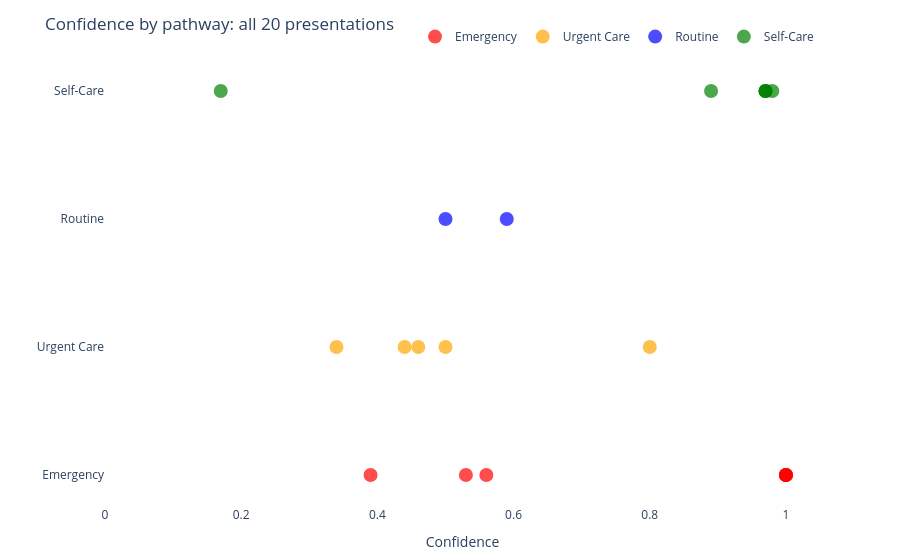

The cell this chart's notebook holds for it:
### Markdown cell above
## 9. Confidence by pathway

Each presentation as a point, showing confidence and assigned pathway.

### Code cell
fig3 = go.Figure()

for pathway, color in pathway_colors.items():
    subset = results_df[results_df["pathway"] == pathway]
    if subset.empty:
        continue
    fig3.add_trace(go.Scatter(
        x=subset["confidence"],
        y=subset["pathway"],
        mode="markers",
        name=pathway,
        marker=dict(color=color, size=14, opacity=0.7),
        text=subset["id"] + " (age " + subset["age"].astype(str) + ")<br>"
             + subset["band"],
        hoverinfo="text+x",
    ))

fig3.update_layout(
    title="Confidence by pathway: all 20 presentations",
    xaxis_title="Confidence",
    xaxis=dict(range=[0, 1.05]),
    yaxis_title="",
    plot_bgcolor="white",
    paper_bgcolor="white",
    font=dict(size=12),
    margin=dict(t=60, b=40),
    legend=dict(orientation="h", yanchor="bottom", y=1.02, xanchor="right", x=1),
)
fig3.show()

### Figure 1 — Plotly figure (JSON) as saved in the notebook; plotly's stock layout.template omitted (floating-point values rounded to 4 significant figures)
{"data": [{"hoverinfo": "text+x", "marker": {"color": "red", "opacity": 0.7, "size": 14}, "mode": "markers", "name": "Emergency", "text": ["P001 (age 58)<br>clear_emergency", "P002 (age 67)<br>clear_emergency", "P003 (age 34)<br>clear_emergency", "P004 (age 22)<br>clear_emergency", "P016 (age 82)<br>edge", "P019 (age 25)<br>edge", "P020 (age 55)<br>edge"], "type": "scatter", "x": [1.0, 1.0, 1.0, 1.0, 0.53, 0.56, 0.39], "y": ["Emergency", "Emergency", "Emergency", "Emergency", "Emergency", "Emergency", "Emergency"]}, {"hoverinfo": "text+x", "marker": {"color": "orange", "opacity": 0.7, "size": 14}, "mode": "markers", "name": "Urgent Care", "text": ["P005 (age 45)<br>clear_emergency", "P012 (age 52)<br>ambiguous", "P013 (age 38)<br>ambiguous", "P015 (age 29)<br>ambiguous", "P018 (age 31)<br>edge"], "type": "scatter", "x": [0.34, 0.5, 0.8, 0.44, 0.46], "y": ["Urgent Care", "Urgent Care", "Urgent Care", "Urgent Care", "Urgent Care"]}, {"hoverinfo": "text+x", "marker": {"color": "blue", "opacity": 0.7, "size": 14}, "mode": "markers", "name": "Routine", "text": ["P011 (age 44)<br>ambiguous", "P014 (age 60)<br>ambiguous"], "type": "scatter", "x": [0.5, 0.59], "y": ["Routine", "Routine"]}, {"hoverinfo": "text+x", "marker": {"color": "green", "opacity": 0.7, "size": 14}, "mode": "markers", "name": "Self-Care", "text": ["P006 (age 28)<br>clear_self_care", "P007 (age 35)<br>clear_self_care", "P008 (age 19)<br>clear_self_care", "P009 (age 42)<br>clear_self_care", "P010 (age 31)<br>clear_self_care", "P017 (age 7)<br>edge"], "type": "scatter", "x": [0.97, 0.97, 0.97, 0.89, 0.98, 0.17], "y": ["Self-Care", "Self-Care", "Self-Care", "Self-Care", "Self-Care", "Self-Care"]}], "layout": {"font": {"size": 12}, "legend": {"orientation": "h", "x": 1, "xanchor": "right", "y": 1.02, "yanchor": "bottom"}, "margin": {"b": 40, "t": 60}, "paper_bgcolor": "white", "plot_bgcolor": "white", "title": {"text": "Confidence by pathway: all 20 presentations"}, "xaxis": {"range": [0, 1.05], "title": {"text": "Confidence"}}, "yaxis": {"title": {"text": ""}}}}
